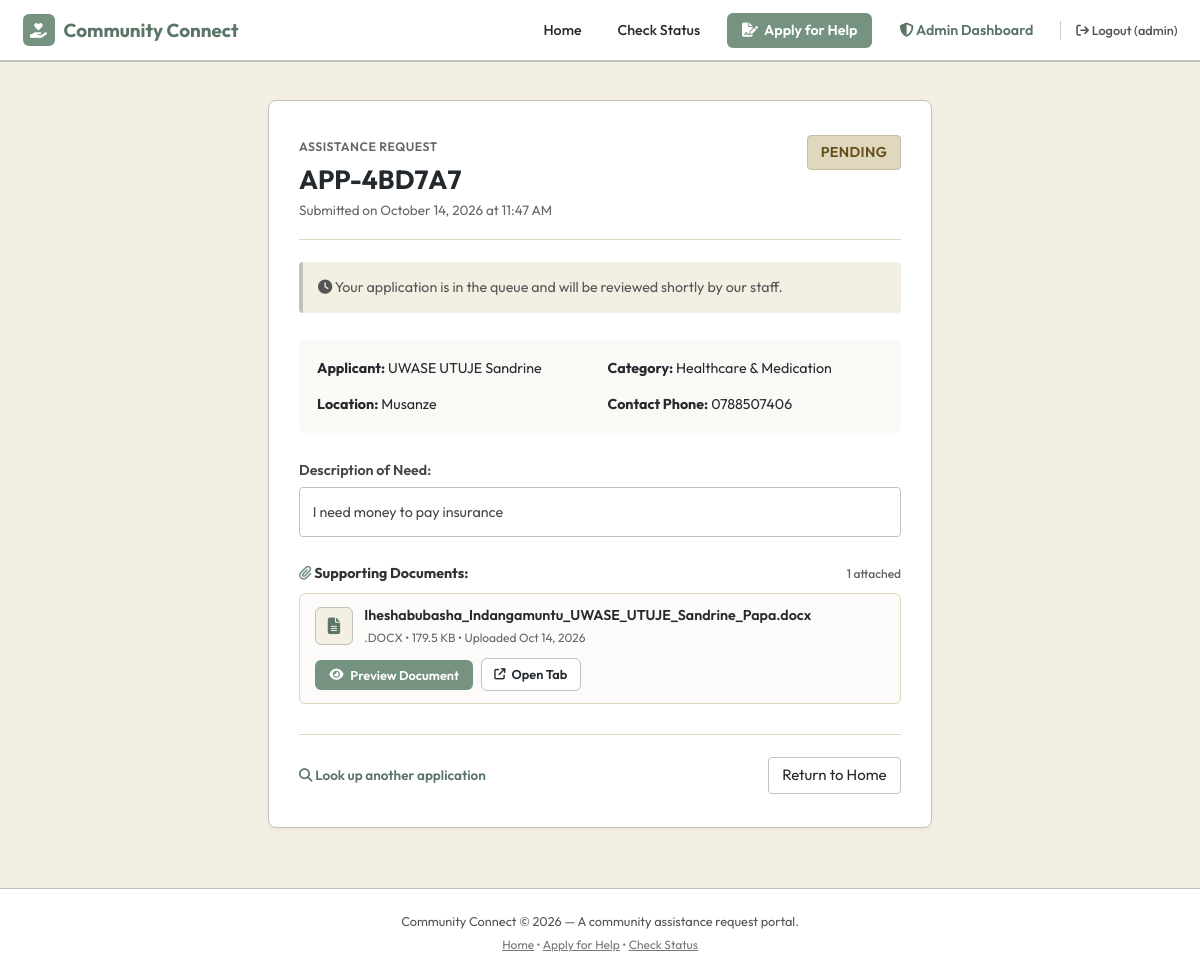
Screenshot of /status/?reference=APP-4BD7A7&token=8ef3b5b8c3164ccfb8733aa85843bf2b (signed in) with the database file from the repository.
### apps/applications/models.py (models this page shows, shortened)
class Application(models.Model):
    class Status(models.TextChoices):
        PENDING = 'PENDING', 'Pending'
        UNDER_REVIEW = 'UNDER_REVIEW', 'Under Review'
        NEEDS_INFORMATION = 'NEEDS_INFORMATION', 'Needs Information'
        APPROVED = 'APPROVED', 'Approved'
        REJECTED = 'REJECTED', 'Rejected'
    VALID_TRANSITIONS = {
        Status.PENDING: [Status.UNDER_REVIEW, Status.NEEDS_INFORMATION, Status.APPROVED, Status.REJECTED],
        Status.UNDER_REVIEW: [Status.NEEDS_INFORMATION, Status.APPROVED, Status.REJECTED],
        Status.NEEDS_INFORMATION: [Status.UNDER_REVIEW, Status.APPROVED, Status.REJECTED],
        Status.APPROVED: [Status.UNDER_REVIEW],
        Status.REJECTED: [Status.UNDER_REVIEW],
    }
    reference = models.CharField(max_length=20, unique=True, default=generate_reference, editable=False)
    access_token = models.CharField(max_length=64, default=generate_access_token, editable=False, db_index=True)
    full_name = models.CharField(max_length=200)
    phone = models.CharField(max_length=30)
    email = models.EmailField(blank=True, default='')
    location = models.CharField(max_length=100, help_text="District, town, or neighborhood")
    category = models.ForeignKey(AssistanceCategory, on_delete=models.PROTECT, related_name='applications')
    description = models.TextField(help_text="Detailed description of the required assistance")
    status = models.CharField(max_length=20, choices=Status.choices, default=Status.PENDING, db_index=True)
    citizen_response = models.TextField(
        blank=True, default='',
        help_text="Official response or request for more information visible to citizen"
    )
    internal_notes = models.TextField(
        blank=True, default='',
        help_text="Private internal administrator notes not visible to citizen"
    )
    reviewed_by = models.ForeignKey(User, on_delete=models.SET_NULL, null=True, blank=True, related_name='reviewed_applications')
    created_at = models.DateTimeField(auto_now_add=True, db_index=True)
    updated_at = models.DateTimeField(auto_now=True)
    class Meta:
        ordering = ['-created_at']

class AssistanceCategory(models.Model):
    name = models.CharField(max_length=100, unique=True)
    description = models.TextField(blank=True, default='')
    is_active = models.BooleanField(default=True)
    created_at = models.DateTimeField(auto_now_add=True)
    class Meta:
        ordering = ['name']
        verbose_name_plural = 'Assistance Categories'

class ApplicationDocument(models.Model):
    class OrganizationStatus(models.TextChoices):
        UNORGANIZED = 'UNORGANIZED', 'Unorganized'
        ORGANIZED = 'ORGANIZED', 'Organized'
        FAILED = 'FAILED', 'Failed'
        SKIPPED = 'SKIPPED', 'Skipped'
    application = models.ForeignKey(Application, on_delete=models.CASCADE, related_name='documents')
    file = models.FileField(upload_to=_document_upload_path)
    original_filename = models.CharField(max_length=255)
    file_size = models.PositiveIntegerField(default=0)
    file_extension = models.CharField(max_length=20, blank=True, default='')
    organization_status = models.CharField(
        max_length=20, choices=OrganizationStatus.choices, default=OrganizationStatus.UNORGANIZED
    )
    organized_category = models.CharField(max_length=100, blank=True, default='')
    organized_path = models.CharField(max_length=500, blank=True, default='')
    uploaded_at = models.DateTimeField(auto_now_add=True)
    class Meta:
        ordering = ['-uploaded_at']

### apps/applications/views.py (the view, shortened to what this page needs)
# urls.py: path('status/', views.application_status, name='status'),
def application_status(request):
    ref_param = request.GET.get('reference', '').strip().upper()
    token_param = request.GET.get('token', '').strip().lower()
    app = None
    error = None
    if ref_param and token_param:
        try:
            app = Application.objects.select_related('category').prefetch_related('documents').get(
                reference=ref_param,
                access_token=token_param
            )
        except Application.DoesNotExist:
            error = "No application found matching that reference and security token. Please verify and try again."
    form = StatusLookupForm(initial={'reference': ref_param, 'access_token': token_param} if not app else None)
    return render(request, 'applications/status.html', {
        'form': form,
        'application': app,
        'error': error,
    })

### templates/applications/status.html (shortened to what this page needs)
{% extends 'base.html' %}
{% block content %}
<div class="container-narrow">
  {% if application %}
    <div style="background-color: #ffffff; border: 1px solid var(--gray-green); border-radius: 8px; padding: 2.25rem 2rem; box-shadow: 0 2px 4px rgba(0,0,0,0.04); margin-bottom: 2rem;">
      <div style="display: flex; justify-content: space-between; align-items: flex-start; border-bottom: 1px solid var(--beige); padding-bottom: 1.25rem; margin-bottom: 1.5rem;">
        <div>
          <span style="font-size: 0.82rem; text-transform: uppercase; letter-spacing: 0.5px; color: #666; font-weight: 600;">
            Assistance Request
          </span>
          <h1 style="font-size: 1.75rem; font-weight: 700; color: #24292e; margin-top: 0.2rem;" id="app_ref_heading">
            {{ application.reference }}
          </h1>
          <p style="font-size: 0.9rem; color: #666;">
            Submitted on {{ application.created_at|date:"F d, Y \a\t g:i A" }}
          </p>
        </div>
        <div>
          <span class="badge-status badge-{{ application.status }}" style="font-size: 0.95rem; padding: 0.4rem 0.85rem;" id="app_status_badge">
            {{ application.get_status_display }}
          </span>
        </div>
      </div>
      {% if application.citizen_response %}
      <div style="background-color: #f7f9f8; border-left: 4px solid var(--green); border-radius: 4px; padding: 1.25rem; margin-bottom: 1.75rem;">
        <h3 style="font-size: 1rem; font-weight: 600; color: var(--green-dark); margin-bottom: 0.5rem;">
          <i class="fa-solid fa-comment-dots"></i> Message from Community Connect Staff:
        </h3>
        <p style="font-size: 0.95rem; line-height: 1.6; color: #333333; white-space: pre-line;">
          {{ application.citizen_response }}
        </p>
      </div>
      {% elif application.status == 'PENDING' %}
      <div style="background-color: var(--off-white); border-left: 4px solid var(--gray-green); border-radius: 4px; padding: 1rem; margin-bottom: 1.75rem; font-size: 0.95rem; color: #555;">
        <i class="fa-solid fa-clock"></i> Your application is in the queue and will be reviewed shortly by our staff.
      </div>
      {% endif %}
      <div style="display: grid; grid-template-columns: 1fr 1fr; gap: 1rem; font-size: 0.95rem; margin-bottom: 1.75rem; background-color: #faf9f6; padding: 1.2rem; border-radius: 6px;">
        <div><strong>Applicant:</strong> {{ application.full_name }}</div>
        <div><strong>Category:</strong> {{ application.category.name }}</div>
        <div><strong>Location:</strong> {{ application.location }}</div>
        <div><strong>Contact Phone:</strong> {{ application.phone }}</div>
      </div>
      <div style="margin-bottom: 1.75rem;">
        <h4 style="font-size: 0.95rem; font-weight: 600; color: #444; margin-bottom: 0.4rem;">Description of Need:</h4>
        <p style="font-size: 0.95rem; color: #444; line-height: 1.55; background-color: #ffffff; border: 1px solid var(--gray-green); padding: 0.85rem; border-radius: 4px;">
          {{ application.description }}
        </p>
      </div>
      <div style="margin-top: 1.5rem;">
        <h4 style="font-size: 0.95rem; font-weight: 700; color: #333; margin-bottom: 0.6rem; display: flex; align-items: center; justify-content: space-between;">
          <span>
            <i class="fa-solid fa-paperclip" style="color: var(--green);"></i> Supporting Documents:
          </span>
          <span style="font-size: 0.8rem; font-weight: 500; color: #666;">
            {{ application.documents.all|length }} attached
          </span>
        </h4>
        {% if application.documents.all %}
          <div style="display: flex; flex-direction: column; gap: 0.6rem;">
            {% for doc in application.documents.all %}
              <div style="background-color: #fcfbf9; border: 1px solid var(--beige); border-radius: 6px; padding: 0.75rem 1rem; display: flex; justify-content: space-between; align-items: center; flex-wrap: wrap; gap: 0.75rem;">
                <div style="display: flex; align-items: center; gap: 0.75rem; min-width: 220px;">
                  <div style="width: 38px; height: 38px; border-radius: 6px; background-color: var(--off-white); border: 1px solid var(--gray-green); display: flex; align-items: center; justify-content: center; font-size: 1.1rem; flex-shrink: 0;">
                    {% if doc.file_extension|lower == '.pdf' %}
                      <i class="fa-solid fa-file-pdf" style="color: #b54242;"></i>
                    {% elif doc.file_extension|lower in '.png,.jpg,.jpeg,.webp,.gif' %}
                      <i class="fa-solid fa-file-image" style="color: var(--green);"></i>
                    {% else %}
                      <i class="fa-solid fa-file-lines" style="color: var(--green-dark);"></i>
                    {% endif %}
                  </div>
                  <div>
                    <div style="font-weight: 600; font-size: 0.95rem; color: #24292e; word-break: break-all;">
                      {{ doc.original_filename }}
                    </div>
                    <div style="color: #666; font-size: 0.8rem; margin-top: 0.15rem;">
                      {{ doc.file_extension|upper }} &bull; {{ doc.file_size|filesizeformat }} &bull; Uploaded {{ doc.uploaded_at|date:"M d, Y" }}
                    </div>
                  </div>
                </div>
                <div style="display: flex; align-items: center; gap: 0.5rem; flex-wrap: wrap;">
                  <button type="button"
                          onclick="openDocPreview('preview_modal_{{ doc.id }}')"
                          class="nav-link-btn"
                          id="preview_doc_btn_{{ doc.id }}"
                          style="background-color: var(--green); padding: 0.45rem 0.95rem; font-size: 0.85rem; border: none; cursor: pointer; display: inline-flex; align-items: center; gap: 0.45rem; font-family: 'Outfit', sans-serif !important;">
                    <i class="fa-solid fa-eye"></i> Preview Document
                  </button>
                  <a href="{% url 'applications:document_preview' doc.id %}?token={{ application.access_token }}"
                     target="_blank"
                     rel="noopener noreferrer"
                     class="nav-link-item"
                     id="open_tab_btn_{{ doc.id }}"
                     title="Open full document in a separate browser tab to verify all details"
                     style="border: 1px solid var(--gray-green); background-color: #ffffff; padding: 0.4rem 0.85rem; border-radius: 6px; font-size: 0.85rem; display: inline-flex; align-items: center; gap: 0.4rem; color: var(--dark-text); font-weight: 600; font-family: 'Outfit', sans-serif !important;">
                    <i class="fa-solid fa-arrow-up-right-from-square" style="font-size: 0.75rem;"></i> Open Tab
                  </a>
                </div>
              </div>
            {% endfor %}
          </div>
        {% else %}
          <p style="font-size: 0.9rem; color: #777;">No documents uploaded with this application.</p>
        {% endif %}
      </div>
      <div style="border-top: 1px solid var(--beige); padding-top: 1.5rem; margin-top: 2rem; display: flex; justify-content: space-between; align-items: center;">
        <a href="{% url 'applications:status' %}" style="color: var(--green-dark); font-size: 0.9rem; font-weight: 600;">
          <i class="fa-solid fa-magnifying-glass"></i> Look up another application
        </a>
        <a href="{% url 'applications:landing' %}" class="nav-link-item" style="border: 1px solid var(--gray-green); border-radius: 4px; padding: 0.4rem 0.9rem;">
          Return to Home
        </a>
      </div>
    </div>
  {% endif %}
</div>
{% endblock %}

### templates/base.html (shortened to what this page needs)
<!DOCTYPE html>
<html lang="en">
<head>
  <link rel="stylesheet" href="https://cdnjs.cloudflare.com/ajax/libs/font-awesome/6.5.1/css/all.min.css">
  {% load static %}
  <link rel="stylesheet" href="{% static 'css/main.css' %}">
  <link rel="stylesheet" href="{% static 'css/custom.css' %}">
</head>
<body>
  <header class="site-nav">
    <a href="{% url 'applications:landing' %}" class="site-brand" id="brand_link">
      <span class="site-brand-icon"><i class="fa-solid fa-hand-holding-heart"></i></span>
      <span>Community Connect</span>
    </a>
    <nav class="nav-links">
      <a href="{% url 'applications:landing' %}" class="nav-link-item">Home</a>
      <a href="{% url 'applications:status' %}" class="nav-link-item">Check Status</a>
      <a href="{% url 'applications:apply' %}" class="nav-link-btn" id="nav_apply_btn">
        <i class="fa-solid fa-file-signature"></i> Apply for Help
      </a>
      {% if user.is_authenticated and user.is_staff %}
        <a href="{% url 'management:dashboard' %}" class="nav-link-item" style="font-weight: 600; color: var(--green-dark);">
          {% if user.is_superuser %}
            <i class="fa-solid fa-shield-halved"></i> Admin Dashboard
          {% else %}
            <i class="fa-solid fa-gauge"></i> Staff Dashboard
          {% endif %}
        </a>
      {% else %}
        <a href="{% url 'management:login' %}" class="nav-link-admin" id="nav_admin_link">
          <i class="fa-solid fa-lock"></i> Staff Login
        </a>
      {% endif %}
      {% if user.is_authenticated %}
        <a href="{% url 'management:logout' %}" class="nav-link-admin" id="nav_logout_link">
          <i class="fa-solid fa-arrow-right-from-bracket"></i> Logout ({{ user.username }})
        </a>
      {% endif %}
    </nav>
  </header>
  <main id="main_content">
    {% block content %}{% endblock %}
  </main>
  <footer class="site-footer">
    <p>Community Connect &copy; 2026 — A community assistance request portal.</p>
    <p style="margin-top: 0.35rem; color: #777; font-size: 0.8rem;">
      <a href="{% url 'applications:landing' %}" style="text-decoration: underline;">Home</a> &bull;
      <a href="{% url 'applications:apply' %}" style="text-decoration: underline;">Apply for Help</a> &bull;
      <a href="{% url 'applications:status' %}" style="text-decoration: underline;">Check Status</a>
    </p>
  </footer>
</body>
</html>

### rows the page displays
Application: reference "APP-4BD7A7", created_at "October 14, 2026 at 11:47 AM", status "PENDING", full_name "UWASE UTUJE Sandrine", category.name "Healthcare & Medication", location "Musanze", phone "0788507406", description "I need money to pay insurance", documents.all|length "1"
ApplicationDocument: original_filename "Iheshabubasha_Indangamuntu_UWASE_UTUJE_Sandrine_Papa.docx", file_extension ".DOCX", file_size|filesizeformat "179.5 KB", uploaded_at "Oct 14, 2026"

### other values shown
{{ user.username }} "admin"
